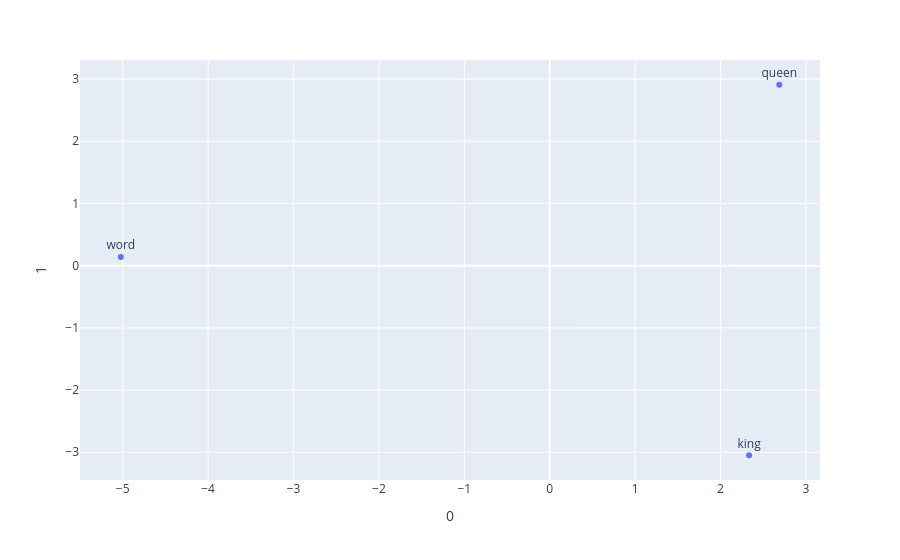

Notebook cell for this chart:
### Code cell
# Select word list of your own interests
# FIXME(mjkim) : 30 interesting words for visualization
word_list = [
    "king",
    "queen",
    "word"
]

display_pca_scatterplot(model, word_list)

### Figure 1 — Plotly figure (JSON) as saved in the notebook; plotly's stock layout.template omitted (floating-point values rounded to 4 significant figures)
{"data": [{"hovertemplate": "0=%{x}<br>1=%{y}<br>text=%{text}<extra></extra>", "legendgroup": "", "marker": {"color": "#636efa", "symbol": "circle"}, "mode": "markers+text", "name": "", "orientation": "v", "showlegend": false, "text": ["king", "queen", "word"], "textposition": "top center", "type": "scatter", "x": [2.335, 2.688, -5.023], "xaxis": "x", "y": [-3.048, 2.908, 0.1395], "yaxis": "y"}], "layout": {"legend": {"tracegroupgap": 0}, "margin": {"t": 60}, "xaxis": {"anchor": "y", "domain": [0, 1], "title": {"text": "0"}}, "yaxis": {"anchor": "x", "domain": [0, 1], "title": {"text": "1"}}}}
